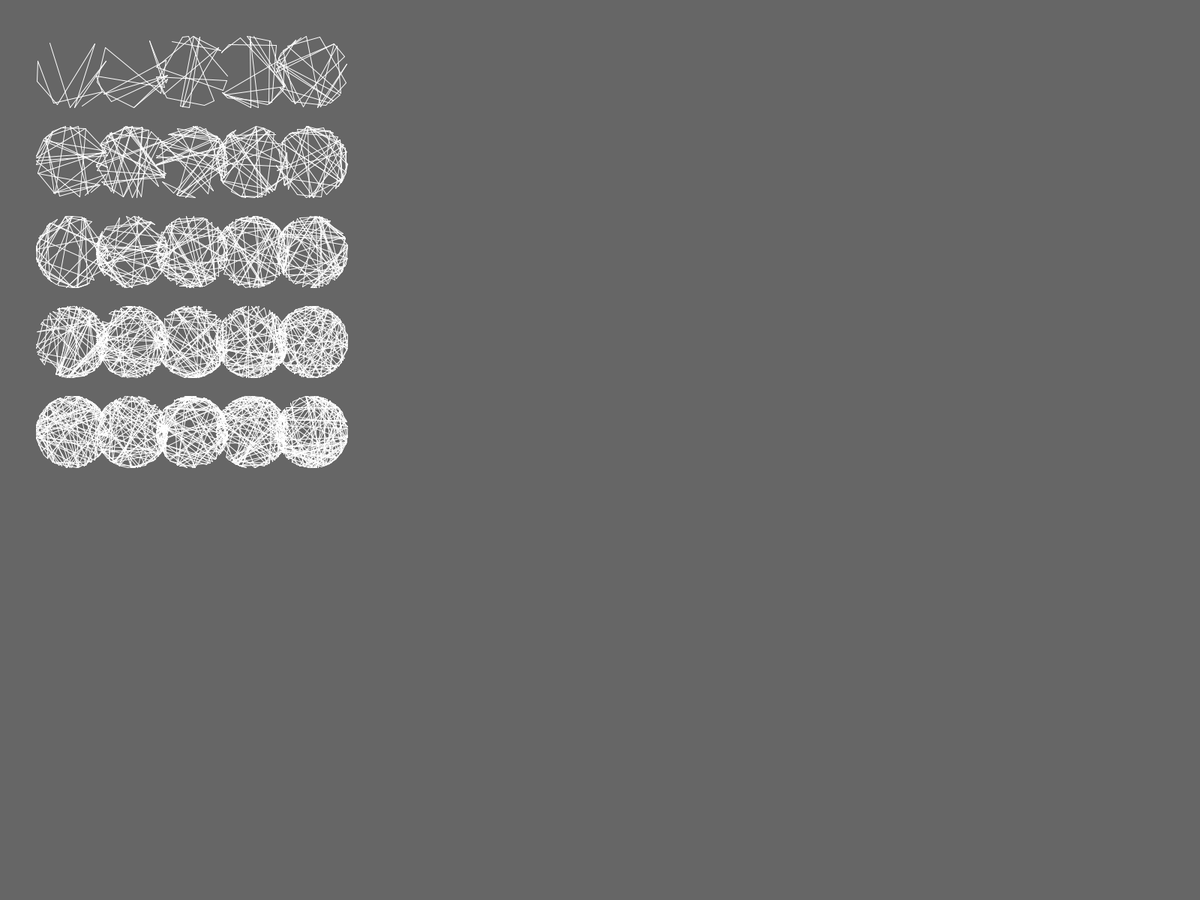
Frame 1 (no input)
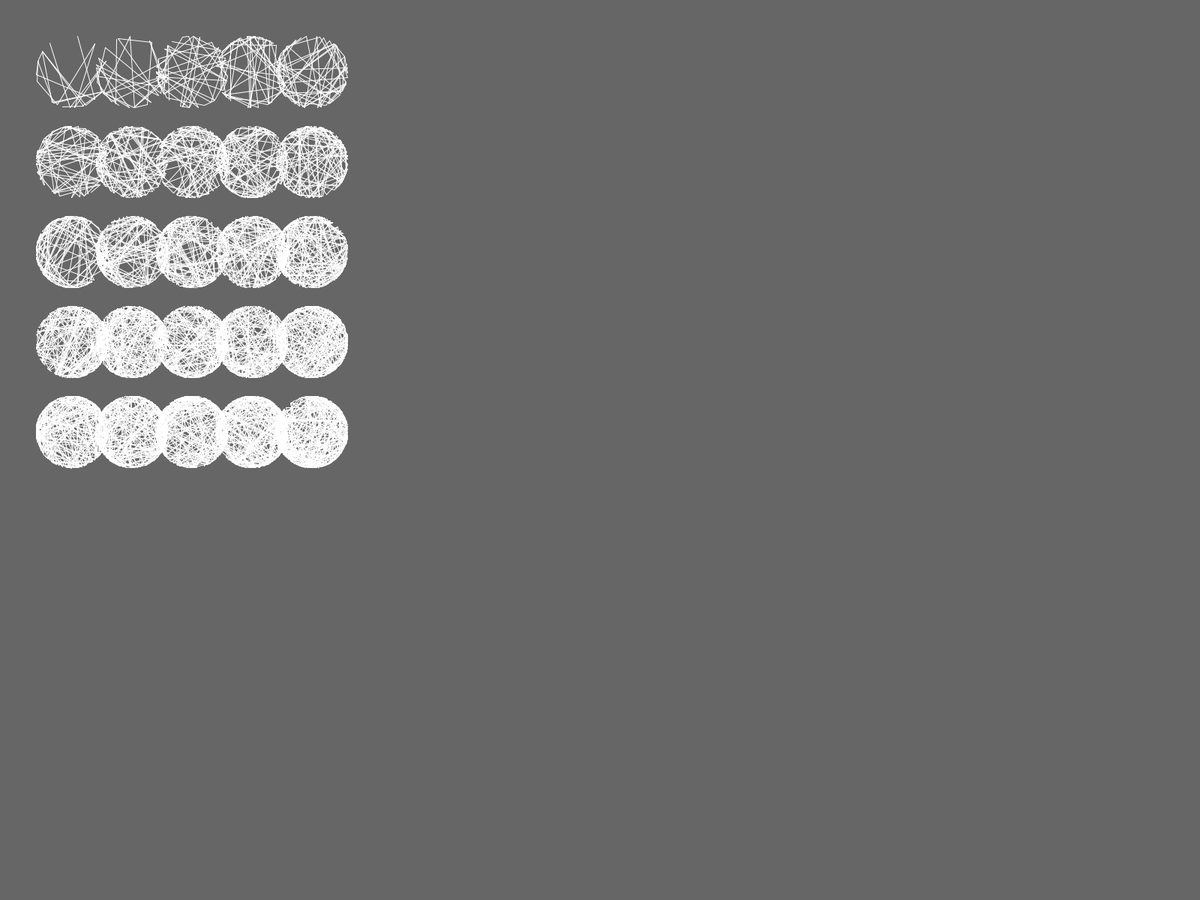
Frame 2 (the mouse pressed at the canvas centre, redrawn once)

The Processing sketch that drew these frames (run headless with seeded random() and noise(); the mouse was pressed at the canvas centre and the sketch redrawn once):

// Processing sketch: circle_coloring_diagram
// ── circle_coloring_diagram.pde
 
void setup(){
  fullScreen();
  // Grey
  background(102);
  // White  
  stroke(255);
 
  
  noLoop();
}
void draw(){
  float r;
  float c_x;
  float c_y;
  PVector target;
  int full_width=width;
  int full_height=height;
  int num_lines = 5;
  int num_circles_width = 5;
  int num_circles_height = 5;
  int total_num_circles=num_circles_width*num_circles_height;
  
  r=(full_height)/(total_num_circles);
  int space_between_horizontal=(full_width/num_circles_width)/4;
  int space_between_vertical=(full_height/num_circles_height)/2;
  for(int z=0;z < num_circles_height; z++){
    c_y=r*2+space_between_vertical*(z);
    for(int i=0;i < num_circles_width; i++){
      c_x=r*2+space_between_horizontal*(i);
      print(c_x,c_y,r, '\n');
      PVector turtle=random_point_on_circle(r,c_x,c_y);
      num_lines=num_lines+5;
      for(int j=0; j<num_lines; j++){
        target = random_point_on_circle(r,c_x,c_y);
        line(turtle.x, turtle.y, target.x, target.y);
        turtle=target.copy();
      }
    }
  }
}
PVector random_point_on_circle(float r, float c_x, float c_y){
    float angle = random(TWO_PI);
    float x=cos(angle)*r+c_x;
    float y=sin(angle)*r+c_y;
    return new PVector(x,y);
}
